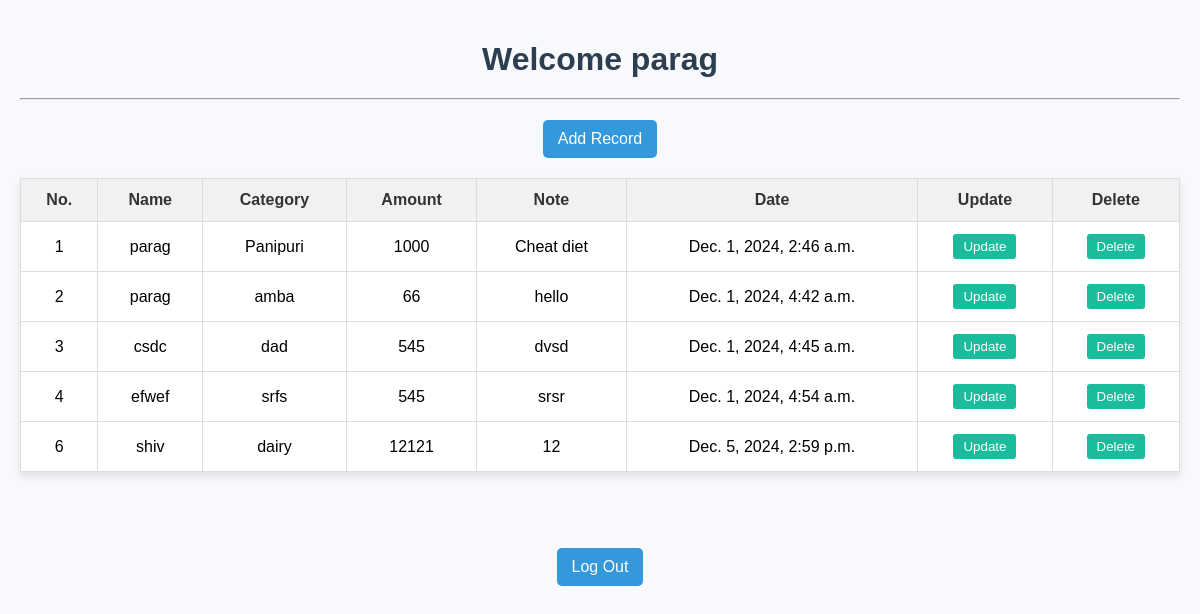
Page /tracking (signed in) on the committed database.
### ET/models.py (models this page shows, shortened)
class Tracking(models.Model):
    add_date = models.DateTimeField(auto_now_add=True)
    first_name= models.CharField(max_length=50)
    last_name= models.CharField(max_length=50)
    amount = models.IntegerField()
    category = models.CharField(max_length=50)
    note = models.CharField(max_length=100)

### ET/views.py (the view)
# urls.py: path('tracking',views.tracking,name='tracking'),
def tracking(request):
    trc = Tracking.objects.all()
    context = {'trc':trc}
    return render(request,'tracking.html',context)

### template/tracking.html (shortened to what this page needs)
<!DOCTYPE html>
<html lang="en">
<head>
</head>
<body>
    <h1>Welcome {{user}}</h1>
    <hr>
    <h2><button><a href="{% url 'addrecord'   %}">Add Record</a></button></h2>
    <table class="table table-hover table-bordered">
        <thead class="table-light">
            <tr>
                <th scope="col">No.</th>
                <th scope="col">Name</th>
                <th scope="col">Category</th>
                <th scope="col">Amount</th>
                <th scope="col">Note</th>
                <th scope="col">Date</th>
                <th scope="col">Update</th>
                <th scope="col">Delete</th>
            </tr>
        </thead>
        <tbody>
            {% if trc %}
                {% for i in trc %}
                <tr>
                    <td>{{i.id}}</td>
                    <td>{{i.first_name}}</td>
                    <td>{{i.category}}</td>
                    <td>{{i.amount}}</td>
                    <td>{{i.note}}</td>
                    <td>{{i.add_date}}</td>
                    <td><button><a href="{% url 'updaterecord' i.id %}">Update</a></button></td>
                    <td><button><a href="{% url 'deleterecord' i.id %}">Delete</a></button></td>
                </tr>
                {% endfor %}
            {% endif %}
        </tbody>
    </table>
    <br><br>
    <Right><h2><button><a href="{% url 'logout'   %}">Log Out</a></button></h2></Right>
</body>
</html>

### template/tracking.html (style rules this page uses)
body { font-family: Arial, sans-serif; background-color: #f7f9fc; margin: 0; padding: 20px; }
h1 { color: #2c3e50; text-align: center; margin-bottom: 20px; }
h2 { text-align: center; }
h2 button { background-color: #3498db; color: white; border: none; padding: 10px 15px; border-radius: 5px; font-size: 16px; cursor: pointer; transition: background-color 0.3s ease; }
h2 a { text-decoration: none; color: white; }
table { width: 100%; border-collapse: collapse; margin: 20px 0; box-shadow: 0 4px 8px rgba(0, 0, 0, 0.1); background: #fff; }
th, td { border: 1px solid #ddd; padding: 12px; text-align: center; }
th { background-color: #f1f1f1; color: #333; }
button { background-color: #1abc9c; color: white; border: none; padding: 5px 10px; border-radius: 3px; cursor: pointer; transition: background-color 0.3s ease; }
a { text-decoration: none; color: white; }

### rows in the picture
Tracking: id "1", first_name "parag", category "Panipuri", amount "1000", note "Cheat diet", add_date "Dec. 1, 2024, 2:46 a.m."
Tracking: id "2", first_name "parag", category "amba", amount "66", note "hello", add_date "Dec. 1, 2024, 4:42 a.m."
Tracking: id "3", first_name "csdc", category "dad", amount "545", note "dvsd", add_date "Dec. 1, 2024, 4:45 a.m."
Tracking: id "4", first_name "efwef", category "srfs", amount "545", note "srsr", add_date "Dec. 1, 2024, 4:54 a.m."
Tracking: id "6", first_name "shiv", category "dairy", amount "12121", note "12", add_date "Dec. 5, 2024, 2:59 p.m."

### other values in the picture
{{ user }} "parag"
